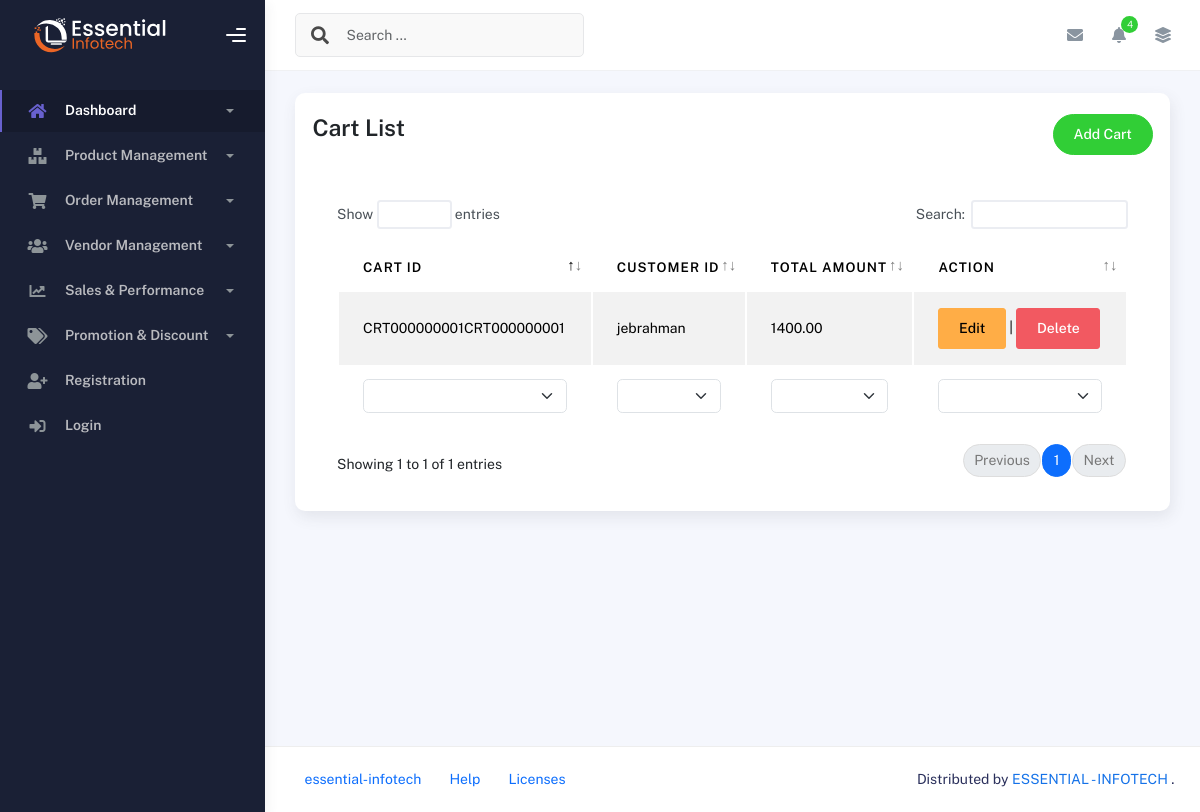
Page /order-management/cart/ on the earlier database version.
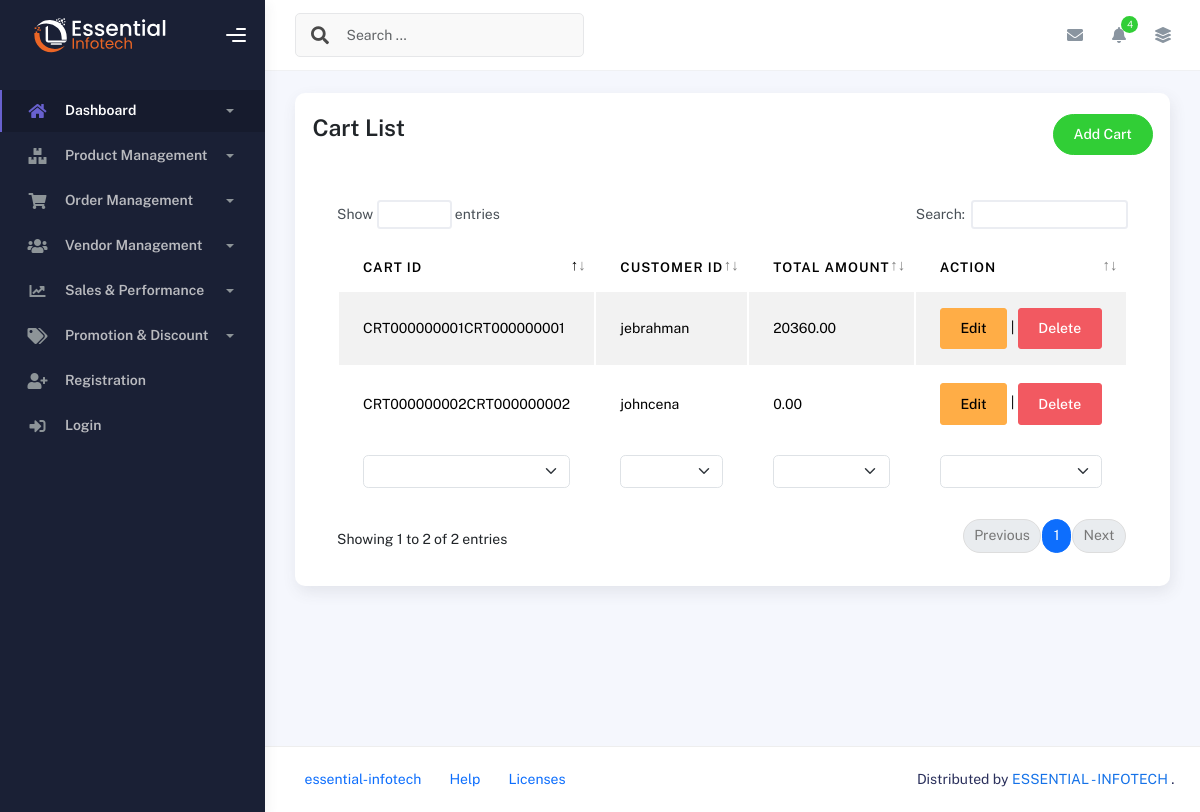
Same page on the later database version.
### order_management/models.py (models this page shows, shortened)
class Cart(models.Model):
    STATUS_CHOICE = [
        ('acitvate', 'ACTIVATE'),
        ('completed', 'COMPLETED')
    ]
    cart_id = models.CharField(max_length=15, unique=True, blank=True)
    customer_id = models.ForeignKey(
        settings.AUTH_USER_MODEL,
        on_delete=models.CASCADE,
        null=True,  # Allow NULL values
        blank=True  # Allow blank values in forms
        )
    total_amount = models.DecimalField(max_digits=10, decimal_places=2, default=0.00)
    status = models.CharField(max_length=10, choices= STATUS_CHOICE, default='activate')

### accounts/models.py (models this page shows, shortened)
class User(AbstractUser):
    ROLE_CHOICES = (
        ('admin', 'Admin'),
        ('vendor', 'Vendor'),
        ('customer', 'Customer'),
    )
    STATUS_CHOICES = (
        ('active', 'Active'),
        ('inactive', 'Inactive'),
    )
    first_name = models.CharField(max_length=255, null=True, blank=True)
    last_name = models.CharField(max_length=255, null=True, blank=True)
    email = models.EmailField(unique=True)
    role = models.CharField(max_length=10, choices=ROLE_CHOICES, default='customer')
    status = models.CharField(max_length=10, choices=STATUS_CHOICES, default='active')
    phone = models.CharField(max_length=15, null=True, blank=True)
    address = models.TextField(null=True, blank=True)
    photo = models.ImageField(upload_to='profile_photos/', null=True, blank=True)  # Profile photo
    email_verified_at = models.DateTimeField(null=True, blank=True)  # Track email verification time
    remember_token = models.CharField(max_length=100, null=True, blank=True)  # Custom remember me token
    created_at = models.DateTimeField(auto_now_add=True)  # Automatically set at creation
    updated_at = models.DateTimeField(auto_now=True)  # Automatically updated when saved
    USERNAME_FIELD = 'email'  # Use email instead of username for login
    REQUIRED_FIELDS = ['username']  # Username is required for creating a superuser

### order_management/views.py (the view)
# urls.py: path('cart/', cart_list, name='cart-list'),
def cart_list(request):
    cart = Cart.objects.all()
    context = {
        'cart': cart,
    }
    return render(request, 'order_management/cart.html', context)

### templates/order_management/cart.html (shortened to what this page needs)
{% extends 'base.html' %}
{% block content %}
    <div class="container">
        <div class="page-inner">
            <div class="row">
                <div class="col-md-12">
                    <div class="card p-3">
                        <div class="page-header d-flex justify-content-between p-1">
                            <h3 class="fw-bold mb-3">Cart List</h3>
                            <a href="{% url 'cart-form' %}" class="btn btn-success btn-round ms-auto text-white" style="text-decoration: none;">
                                Add Cart
                            </a>
                        </div>
                        <div class="card-body">
                            <div class="table-responsive">
                                <table id="multi-filter-select" class="display table table-striped table-hover">
                                    <thead>
                                        <tr>
                                          <th>Cart ID</th>
                                          <th>Customer ID</th>
                                          <th>Total Amount</th>
                                          <th>Action</th>
                                        </tr>
                                      </thead>
                                    <tfoot>
                                        <tr>
                                            <th>Cart ID</th>
                                            <th>Customer ID</th>
                                            <th>Total Amount</th>
                                            <th>Action</th>
                                        </tr>
                                    </tfoot>
                                    <tbody>
                                        {% for cart in cart %}
                                        <tr>
                                            <td><a href="{% url 'cart-detail' cart.pk  %}" class="text-black">{{ cart.cart_id }}</a>{{ cart.cart_id }}</td>
                                          <td>{{ cart.customer_id.username }}</td>
                                          <td>{{ cart.total_amount }}</td>
                                          <td>
                                            <a href="{% url 'cart-edit' cart.pk %}" class="btn btn-warning">Edit</a> |
                                            <form action="{% url 'cart-delete' cart.pk %}" method="POST" style="display: inline;" onsubmit="return confirm('Are you sure you want to delete this cart?');">
                                                <button type="submit" class="btn btn-danger">Delete</button>
                                            </form>
                                          </td>
                                        </tr>
                                        {% endfor %}
                                      </tbody>
                                </table>
                            </div>
                        </div>
                    </div>
                </div>
            </div>
        </div>
    </div>
{% endblock %}

Differences in the rows shown:
changed Cart "CRT000000001": total_amount "1400.00" → "20360.00"
added Cart: cart_id "CRT000000002", customer_id.username "johncena", total_amount "0.00"
Other differences:
text written by a page script: "Show entries Search: Showing 1 to 1 of 1 entries Previous 1 Next" → "Show entries Search: Showing 1 to 2 of 2 entries Previous 1 Next"
